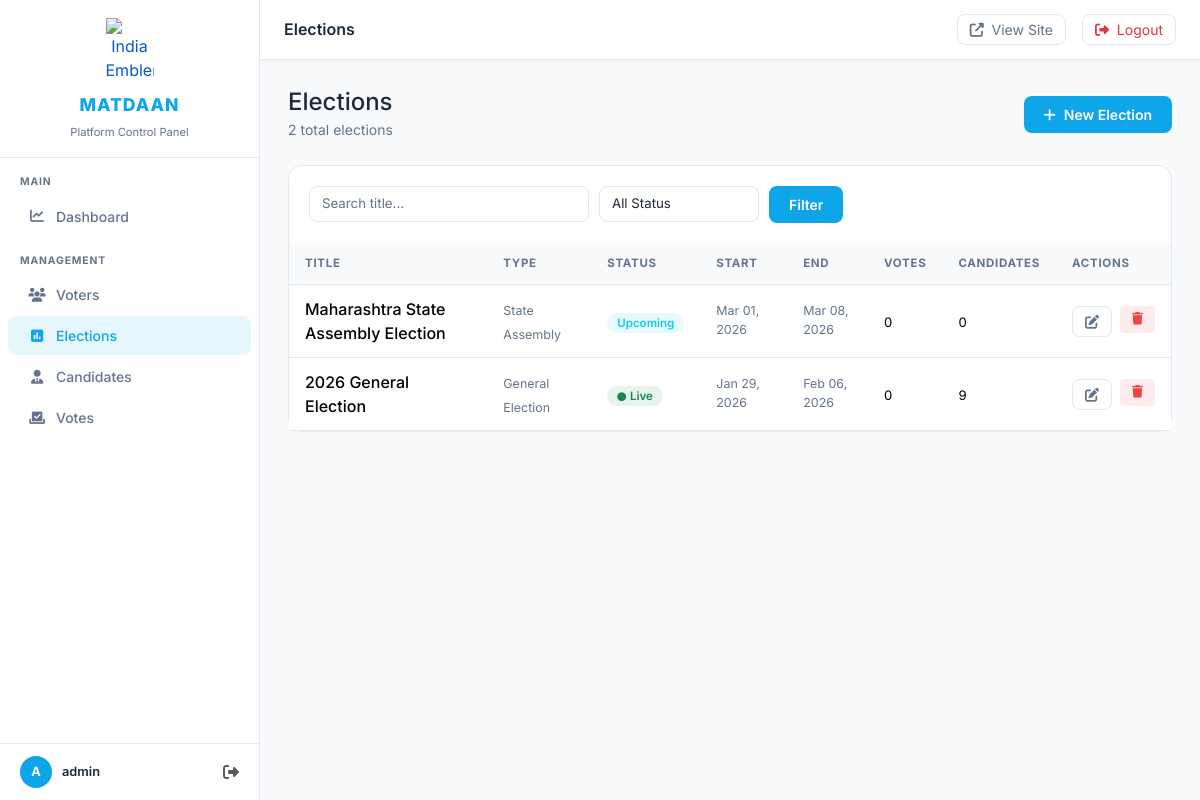
Page /platform-admin/elections/ (signed in) on the committed database.
### apps/voting/models.py (models this page shows, shortened)
class Election(models.Model):
    STATUS_CHOICES = [
        ('upcoming', 'Upcoming'),
        ('live', 'Live'),
        ('completed', 'Completed'),
        ('cancelled', 'Cancelled'),
    ]
    ELECTION_TYPES = [
        ('general', 'General Election'),
        ('state', 'State Assembly'),
        ('local', 'Local Body'),
    ]
    title = models.CharField(max_length=200)
    description = models.TextField()
    election_type = models.CharField(max_length=20, choices=ELECTION_TYPES, default='general')
    status = models.CharField(max_length=20, choices=STATUS_CHOICES, default='upcoming')
    start_date = models.DateTimeField()
    end_date = models.DateTimeField()
    blockchain_contract_address = models.CharField(max_length=42, blank=True, null=True)
    created_at = models.DateTimeField(auto_now_add=True)
    updated_at = models.DateTimeField(auto_now=True)
    class Meta:
        ordering = ['-start_date']

### apps/platformadmin/views.py (the view)
# urls.py: path('elections/', views.election_list, name='election_list'),
@admin_required
def election_list(request):
    q = request.GET.get('q', '').strip()
    status_filter = request.GET.get('status', '')
    elections = Election.objects.annotate(vote_count=Count('votes'), candidate_count=Count('candidates'))
    if q:
        elections = elections.filter(Q(title__icontains=q) | Q(description__icontains=q))
    if status_filter:
        elections = elections.filter(status=status_filter)
    elections = elections.order_by('-start_date')
    paginator = Paginator(elections, 15)
    page_obj = paginator.get_page(request.GET.get('page', 1))
    return render(request, 'platformadmindashboard/elections/list.html', {
        'elections': page_obj,
        'q': q,
        'status_filter': status_filter,
        'total': paginator.count,
        'status_choices': Election.STATUS_CHOICES,
    })

### templates/platformadmindashboard/elections/list.html (shortened to what this page needs)
{% extends 'platformadmindashboard/base.html' %}
{% block page_title %}Elections{% endblock %}
{% block active_elections %}active{% endblock %}
{% block content %}
<div class="d-flex align-items-center justify-content-between mb-4">
    <div>
        <h4 class="mb-0">Elections</h4>
        <small style="color:#64748b;">{{ total }} total elections</small>
    </div>
    <a href="{% url 'platformadmin:election_create' %}" class="btn btn-accent">
        <i class="fas fa-plus me-2"></i>New Election
    </a>
</div>
<div class="card">
    <div class="card-body pb-0">
        <form method="get" class="filter-bar">
            <input type="text" name="q" class="form-control" style="max-width:280px;" placeholder="Search title..."
                value="{{ q }}">
            <select name="status" class="form-select" style="max-width:160px;">
                <option value="">All Status</option>
            </select>
            <button type="submit" class="btn btn-accent">Filter</button>
        </form>
    </div>
    <div class="table-responsive">
        <table class="table table-hover mb-0">
            <thead>
                <tr>
                    <th>Title</th>
                    <th>Type</th>
                    <th>Status</th>
                    <th>Start</th>
                    <th>End</th>
                    <th>Votes</th>
                    <th>Candidates</th>
                    <th>Actions</th>
                </tr>
            </thead>
            <tbody>
                {% for e in elections %}
                <tr>
                    <td><span style="font-weight:500;">{{ e.title }}</span></td>
                    <td><span style="font-size:.78rem;color:#64748b;">{{ e.get_election_type_display }}</span></td>
                    <td>
                        {% if e.status   ==   'live'%}
                        <span class="status-badge bg-success bg-opacity-10 text-success">
                            <i class="fas fa-circle me-1" style="font-size:.55rem;"></i>Live
                        </span>
                        {% elif e.status == 'upcoming' %}
                        <span class="status-badge bg-info bg-opacity-10 text-info">Upcoming</span>
                        {% elif e.status == 'completed' %}
                        <span class="status-badge bg-secondary bg-opacity-20 text-secondary">Completed</span>
                        {% else %}
                        <span class="status-badge bg-danger bg-opacity-10 text-danger">Cancelled</span>
                        {% endif %}
                    </td>
                    <td style="font-size:.78rem;color:#64748b;">{{ e.start_date|date:"M d, Y" }}</td>
                    <td style="font-size:.78rem;color:#64748b;">{{ e.end_date|date:"M d, Y" }}</td>
                    <td><span style="font-size:.82rem;">{{ e.vote_count }}</span></td>
                    <td><span style="font-size:.82rem;">{{ e.candidate_count }}</span></td>
                    <td>
                        <div class="d-flex gap-2">
                            <a href="{% url 'platformadmin:election_edit' e.id %}" class="btn btn-ghost btn-sm"><i
                                    class="fas fa-edit"></i></a>
                            <form method="post" action="{% url 'platformadmin:election_delete' e.id %}"
                                onsubmit="return confirm('Delete election {{ e.title }}?')">
                                <button type="submit" class="btn btn-sm"
                                    style="background:rgba(239,68,68,.1);color:#ef4444;border:0;">
                                    <i class="fas fa-trash"></i>
                                </button>
                            </form>
                        </div>
                    </td>
                </tr>
                {% empty %}
                <tr>
                    <td colspan="8" class="text-center py-5" style="color:#64748b;">No elections found.</td>
                </tr>
                {% endfor %}
            </tbody>
        </table>
    </div>
</div>
{% endblock %}

### templates/platformadmindashboard/base.html (style rules this page uses)
:root { --sidebar-width: 260px; --topbar-height: 60px; --bg-body: #f8fafc; --bg-sidebar: #ffffff; --bg-card: #ffffff; --bg-card-hover: #f1f5f9; --accent: #0ea5e9; --accent-hover: #0284c7; --accent-light: rgba(14, 165, 233, 0.1); --text-primary: #1e293b; --text-muted: #64748b; --border: #e2e8f0; }
* { box-sizing: border-box; }
body { font-family: 'Inter', sans-serif; background: var(--bg-body); color: var(--text-primary); margin: 0; min-height: 100vh; }
.card { background: var(--bg-card); border: 1px solid var(--border); border-radius: 14px; }
.card-body { padding: 20px; }
.table { color: var(--text-primary); border-color: var(--border); }
.table thead th { background: #f8fafc; color: var(--text-muted); font-size: .72rem; font-weight: 700; text-transform: uppercase; letter-spacing: .06em; border-color: var(--border); padding: 12px 16px; }
.table tbody td { border-color: var(--border); padding: 12px 16px; vertical-align: middle; }
.status-badge { padding: 3px 10px; border-radius: 20px; font-size: .72rem; font-weight: 600; }
.form-control, .form-select { background: #ffffff; border: 1px solid var(--border); color: var(--text-primary); border-radius: 8px; }
.form-control::placeholder { color: var(--text-muted); }
.btn-accent { background: var(--accent); color: white; border: none; border-radius: 8px; font-weight: 600; font-size: .875rem; padding: 8px 20px; cursor: pointer; }
.btn-sm { padding: 4px 12px; font-size: .78rem; }
.btn-ghost { background: transparent; border: 1px solid var(--border); color: var(--text-muted); border-radius: 8px; font-size: .875rem; }
.filter-bar { display: flex; gap: 10px; align-items: center; flex-wrap: wrap; margin-bottom: 20px; }
.filter-bar .form-control, .filter-bar .form-select { font-size: .83rem; padding: 7px 12px; }

### rows in the picture
Election: title "Maharashtra State Assembly Election", election_type "State Assembly", status "Upcoming", start_date "Mar 01, 2026", end_date "Mar 08, 2026", vote_count "0", candidate_count "0"
Election: title "2026 General Election", election_type "General Election", status "live" (drawn), start_date "Jan 29, 2026", end_date "Feb 06, 2026", vote_count "0", candidate_count "9"

### other values in the picture
{{ request.session.platform_admin_name|first|upper }} "A"
{{ request.session.platform_admin_name }} "admin"
{{ total }} "2"
